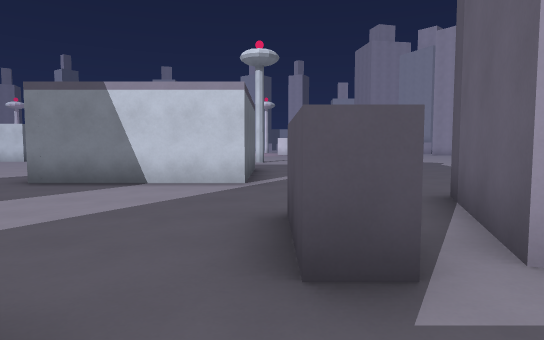
View 1 (above)

24 first-person views from a walk through a level from a Godot 3-D game. The camera is 1.4 m above the floor, tilts 4° down and sees 75° across. The floor is counted in squares, 2 m on a side. Each view is taken from the middle of a square. On the plan, view 1 faces up. The plan holds only what a view shows up to about 11 squares ahead; the rest is blank. The place goes on beyond the plan.

View 2
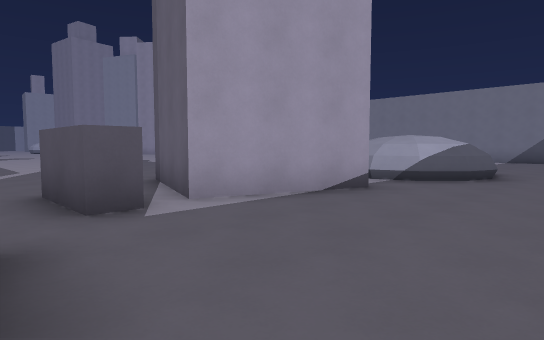

View 3
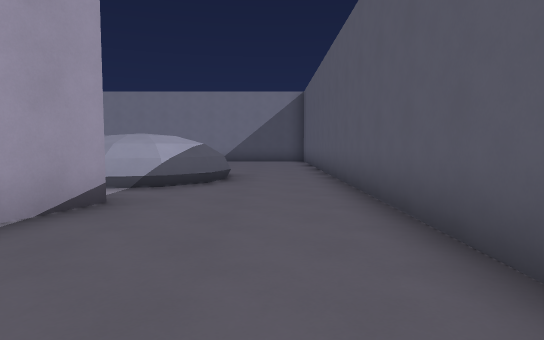

View 4
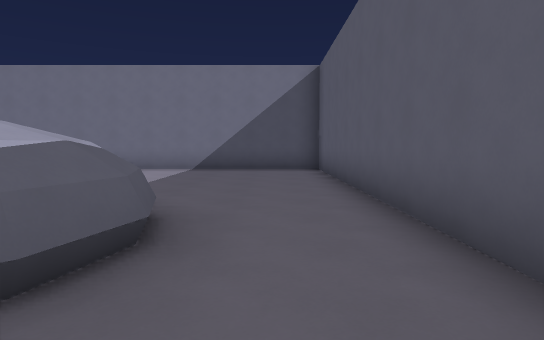

View 5
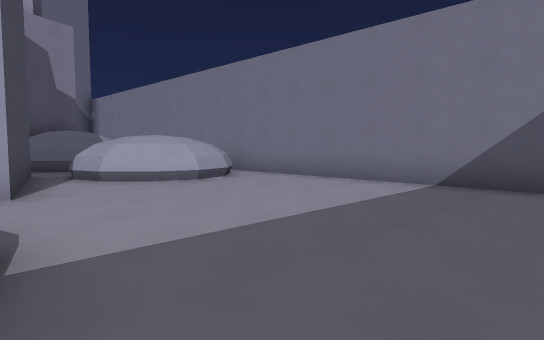

View 6
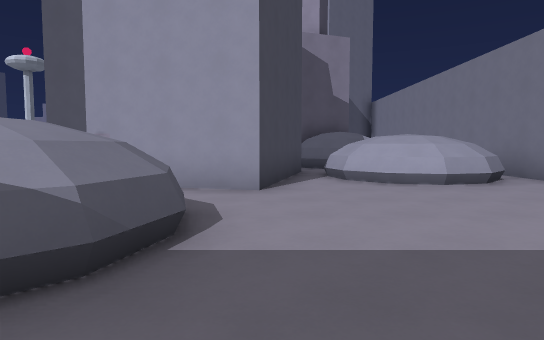

View 7
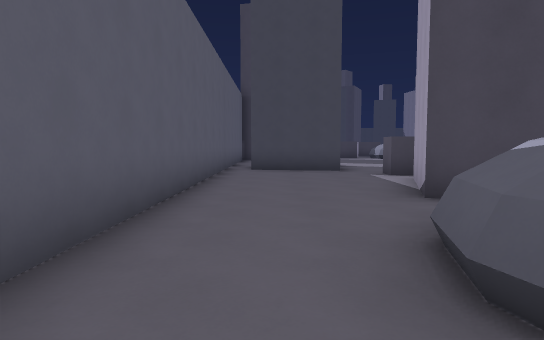

View 8
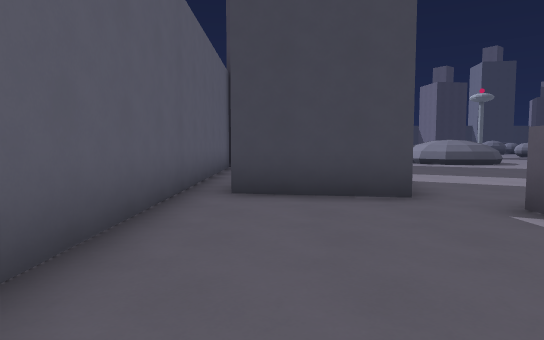

View 9
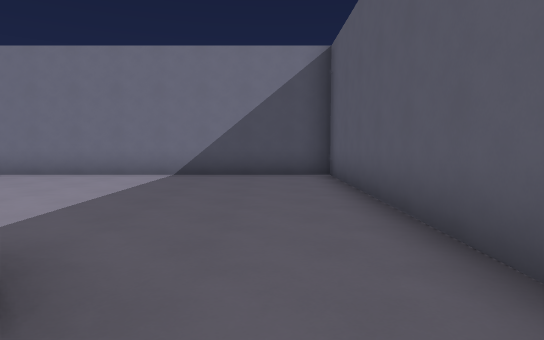

View 10
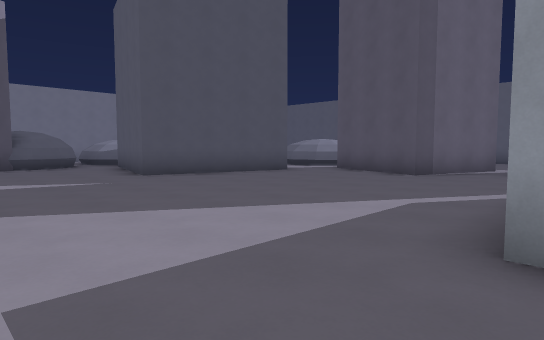

View 11
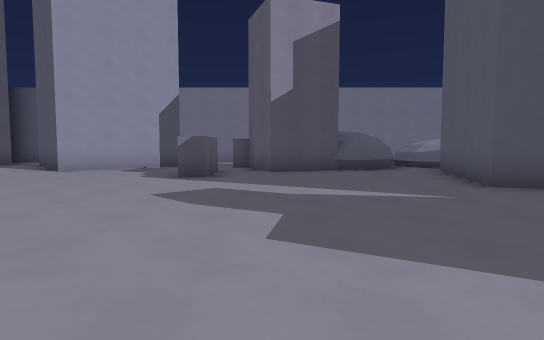

View 12
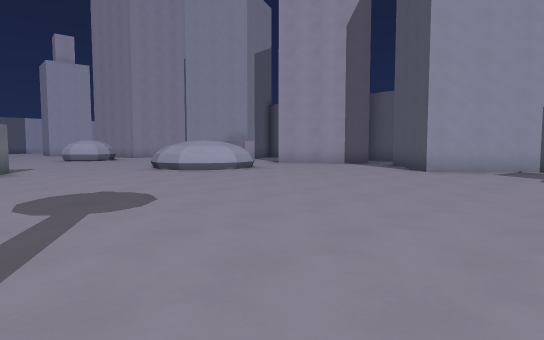

View 13
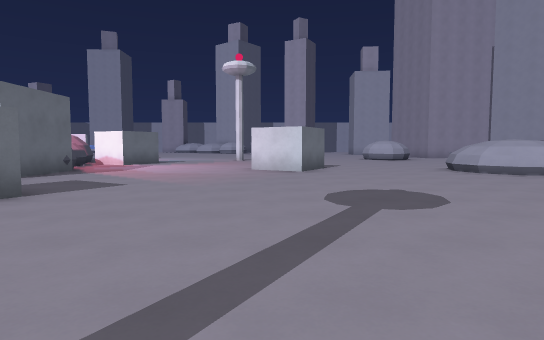

View 14
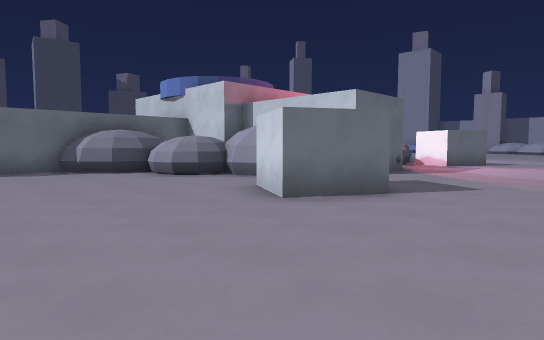

View 15
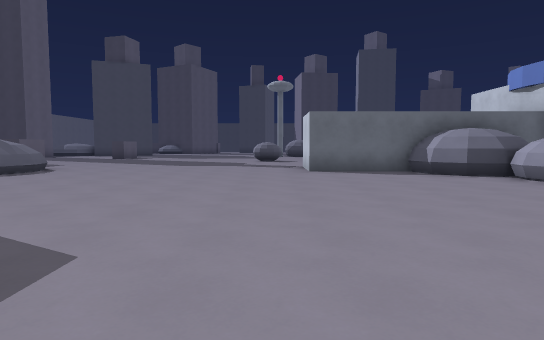

View 16
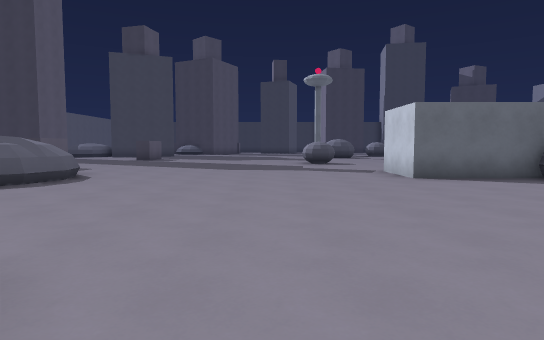

View 17
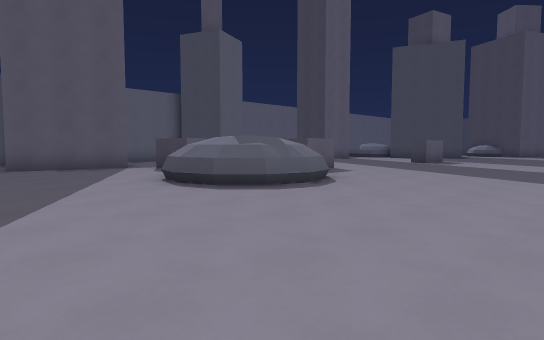

View 18
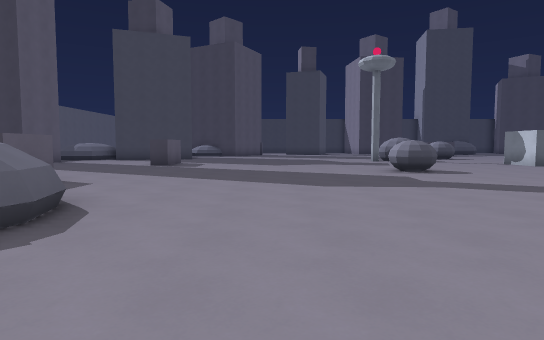

View 19
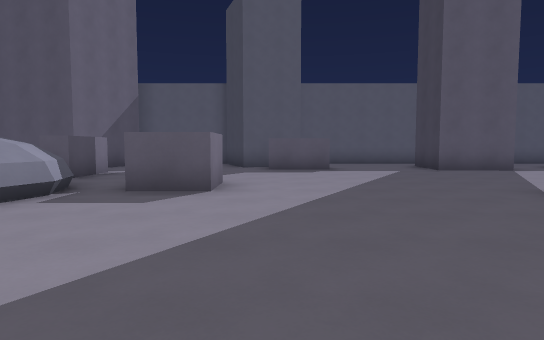

View 20
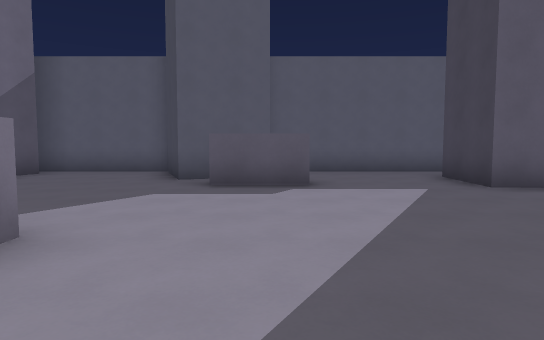

View 21
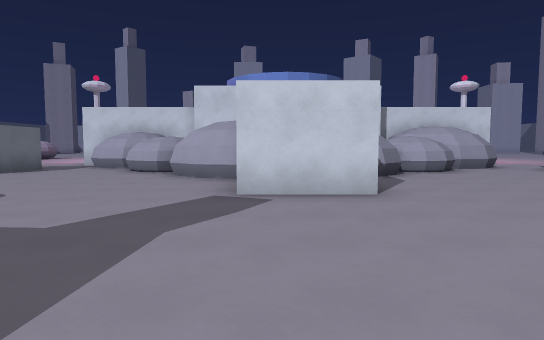

View 22
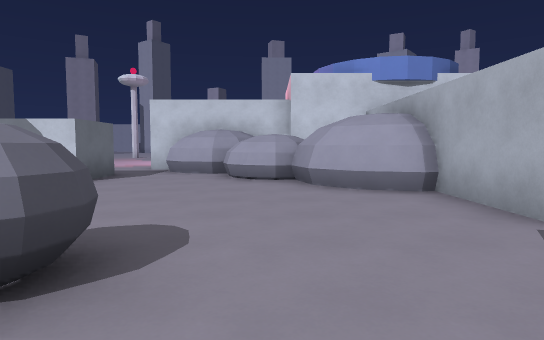

View 23
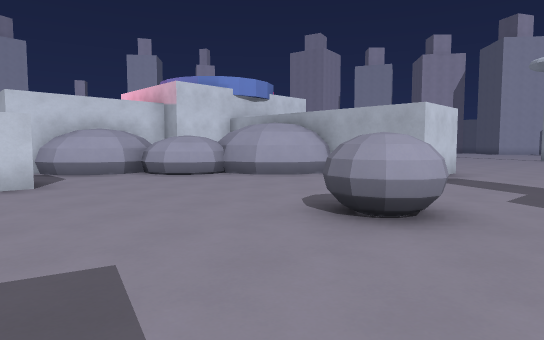

View 24
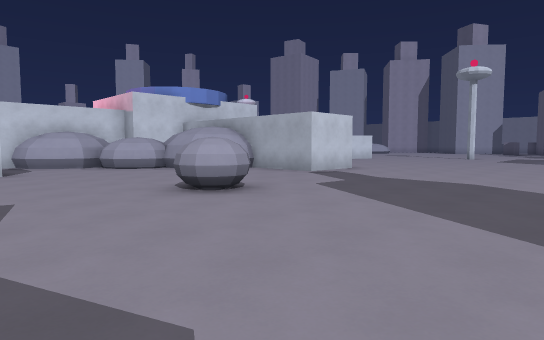

### Floor plan
Points are (right, up) in squares from view 1. A wall is a line through its corners. A room is listed if a view was taken in it or the views show most of it. See-through windows are left out.
Room 1 (views 1, 2, 3, 4, 5, 6, 7, 8, 9)
walls: (4.7, 2.3) (4.3, 1) (1.5, 2); (0.8, 1.8) (0.2, 1.8); (10.8, 8.3) (9.8, 4.5) (7.2, 5.1); (-0.7, 0.9) (-1.1, -1.7); (-3.5, -2.4) (15.4, -2.4) (15.4, 9)
low walls: (8.4, 0.2) (7.5, 0) (6.6, 0.3); (9.3, 1.7) (9.1, 2.7); (9.3, 1.8) (9.1, 0.9) (8.8, 0.5); (6.6, 0.1) (5.9, 0.8) (5.6, 1.7); (9, 2.6) (9.2, 1.9) (8.9, 0.8); (12.5, 5.3) (12, 5.5) (11.6, 6) (11.4, 6.5); (14.7, 6.1) (14, 5.4) (13.5, 5.3)
ways out: opening at (-3, -2) to room 2; opening at (0, 2) to room 2; opening at (11, 8) to room 2
Room 2 (views 10, 11, 12, 13, 14, 15, 16, 17, 18, 19, 20, 21, 22, 23, 24)
walls: (-0.5, 10) (-0.5, 7.4); (-10.5, 17.5) (-10.5, 15) (-12.5, 15) (-12.5, 17.5); (-1.4, 6.5) (-4.5, 6.5); (0.2, 1.8) (0.2, 3.6); (-10.8, 1.8) (-10.8, 3.6) (-10.2, 3.6) (-10.2, 1.8); (-14.1, 4.2) (-14.1, 5.6) (-12.8, 5.6) (-12.8, 5); (-9.6, 1.2) (-6.6, 0.5); (1.5, 2) (2.5, 4.8) (5.3, 3.9); (5.9, 5.3) (6.9, 9.3) (10.8, 8.3); (10.4, 14.4) (8.7, 14.4) (8.7, 15.1); (-17.5, 22.2) (-18.5, 22.2); (-7, -2.4) (-3.5, -2.4); (-10.3, -1.7) (-10.1, -1.1); (10.8, 11.4) (10.2, 13) (12, 13.7) (12, 14.2); (-14.8, -0.5) (-14.1, -0.2) (-13.3, -2.1); (-16.8, 0.8) (-14.9, 0.8); (-13.2, -2.4) (-9.8, -2.4); (12.3, 16.5) (10.4, 18.7) (12.1, 20.1); (-20.5, 1.2) (-19.6, 1.1) (-19.8, -1); (-20.5, -2.4) (-17, -2.4)
low walls: (-9.3, 7.6) (-8.7, 7) (-8.4, 6.1) (-8.7, 5.2); (-11.1, 7.6) (-10.5, 7.7); (-11.7, 5.1) (-11.9, 6.1) (-11.8, 6.5); (6.5, 23.4) (6.1, 23.8); (6.3, 23.8) (6, 24.6) (6.2, 25.4); (8.4, 23.2) (7.5, 23); (11.6, 8) (12.1, 8.5)
ways out: opening at (-3, -2) to room 1; opening at (0, 2) to room 1; opening at (11, 8) to room 1; opening at (-9.5, 0); opening at (6, 5)
objects: crate (-20, 19) to (-19, 20); boulder (-17, 14) to (-16, 14); rock (-17, 21) to (-15, 22); rock (-16, 19) to (-14, 20); rock (-14, 18) to (-12, 19); rock (-11, 18) to (-10, 20); rock (-9, 19) to (-7, 21); rock (-6, 21) to (-5, 21); rock (-5, 23); other object (-5, 24) to (-5, 25); crate (-4, 19) to (-3, 20); crate (1, 25) to (2, 26); rock (11, 10) to (13, 11)

Positions as (right, up) in squares from view 1, and headings:
1: (0, 0), facing up
2: (-1, -2), facing up-right
3: (0, -1), facing right
4: (5, -1), facing right
5: (9, -1), facing up-right
6: (10, -1), facing up
7: (9, -1), facing left
8: (4, -1), facing left
9: (7, -1), facing right
10: (-1, 13), facing down-right
11: (1, 13), facing right
12: (1, 15), facing up-right
13: (1, 15), facing up
14: (0, 15), facing up-left
15: (-1, 14), facing left
16: (-3, 12), facing left
17: (-5, 12), facing down-left
18: (-7, 10), facing left
19: (-15, 11), facing down
20: (-16, 7), facing down
21: (-12, 10), facing up
22: (-15, 12), facing up
23: (-20, 12), facing up-right
24: (-20, 9), facing up-right
